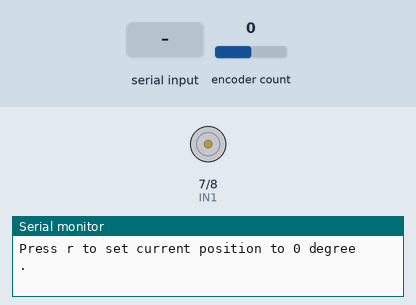
The sketch below on a simulated Arduino Uno, built with avr-gcc and run on an emulated ATmega328P. Shown: motor-driver pin pairs drawn as motors (green arrow = first pin HIGH = forward, orange = second pin HIGH = backward, longer = more drive, scaled by the enable pin), the last lines printed to the serial monitor. Inputs (shaded band) come from the test bench; at power-on: encoder count 0.

Above: at 0.8 s.
0.9 s: "r" received over Serial
3.0 s: "s" received over Serial
At 4.3 s:
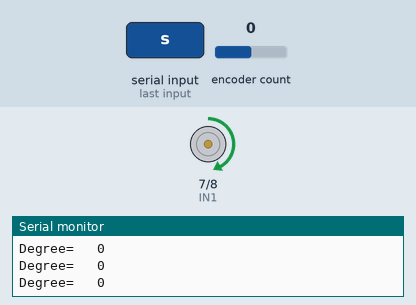
5.0 s: encoder count set to 1
At 5.7 s:
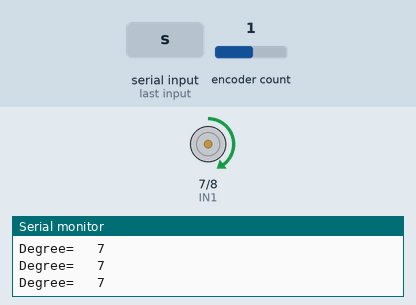
8.0 s: encoder count set to 5
At 9.1 s:
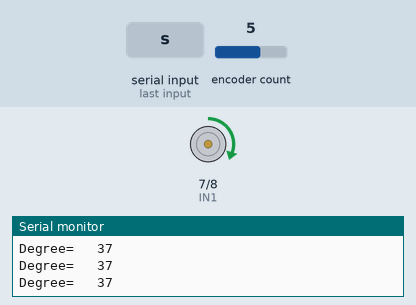
Timing chart, 0 to 10.5 s (numbered marks = the images above; inputs shaded):
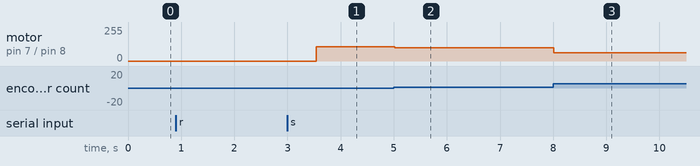

Measured:
- after the input at 3.0 s, motor on pin 7 (IN1) / pin 8 (IN2): stopped → forward 108/255 after 0.54 s
- after the input at 5.0 s, motor on pin 7 (IN1) / pin 8 (IN2): forward 108/255 → forward 99/255 at once
- after the input at 8.0 s, motor on pin 7 (IN1) / pin 8 (IN2): forward 99/255 → forward 63/255 at once

The sketch:

PositionControl.ino
```cpp
#include <Encoder.h>

#define ENA 5
#define IN1 7
#define IN2 8

Encoder motor(2,3);
long currentPos=0;

float desiredAngle=90;
float currentAngle=0;
float err=0;
int pwmValue=0;  //0-255
int direct=0;
float Kp=1.2;

void setup() {
  pinMode(ENA,OUTPUT);
  pinMode(IN1,OUTPUT);
  pinMode(IN2,OUTPUT);
  Serial.begin(9600);
  Serial.println("Rotate to the desired angle using proportional controller");
  Serial.println("Press r to set current position to 0 degree");
  while(true)
  {
    char startingChar=Serial.read();
    delay(500);
    Serial.print(".");
    if (startingChar=='r')
    {
        Serial.println();
        break;
    }
  }
  motor.write(0);
  Serial.println("Current position is set to 0 degree");
  Serial.println("Press s to start");
  while(true)
  {
    char startingChar=Serial.read();
    delay(500);
    Serial.print(".");
    if (startingChar=='s')
    {
        Serial.println();
        break;
    }
  }
  Serial.println("Program started");
  //Kp = 0.5 can resist change, but has steady state error
  //Kp = 1 rotates to angle but has steady state error
  //Kp = 1.2 rotates to angle but has steady state error
  //Kp = 1.5 oscillates
  //Kp = 2 oscillates
  //Kp = 5 oscillates

}

float convert_to_degree(long currentPulse)
{
  float revolution = float(float(currentPulse)/float(194));
  float degree= revolution * 360;
  return degree;
}

void loop() {

currentPos=motor.read();
currentAngle=convert_to_degree(currentPos);
Serial.print("Degree= \t");
Serial.println(int(currentAngle));

err=desiredAngle-currentAngle;
pwmValue=Kp*err;
direct=1;

if (pwmValue<0)
{
  pwmValue=abs(pwmValue);
  direct=0;
}

if (pwmValue<30) pwmValue=30;
else if(pwmValue>255) pwmValue=255;
digitalWrite(IN1,direct);
digitalWrite(IN2,!direct);
analogWrite(ENA,pwmValue);
}
```
